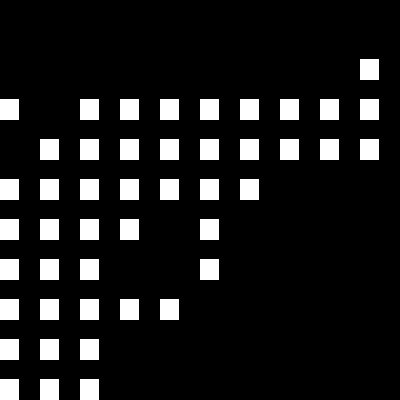

Rendered tile map (Tiled .tmx) drawn with the repository's tilesets; below, a short description and the map source with its tile grids summarised:
An orthogonal 10x10 tile map with 40x40 px tiles, 1 tile layer (Layer 1).

<map version="1.0" orientation="orthogonal" width="10" height="10" tilewidth="40" tileheight="40">
 <tileset firstgid="1" name="texture" tilewidth="40" tileheight="40" spacing="4" margin="4">
  <image source="texture.png" />
 </tileset>
 <layer name="Layer 1" width="10" height="10">
  <data>[100 cells, 46 non-empty, 1 distinct tile ids]</data>
 </layer>
</map>
